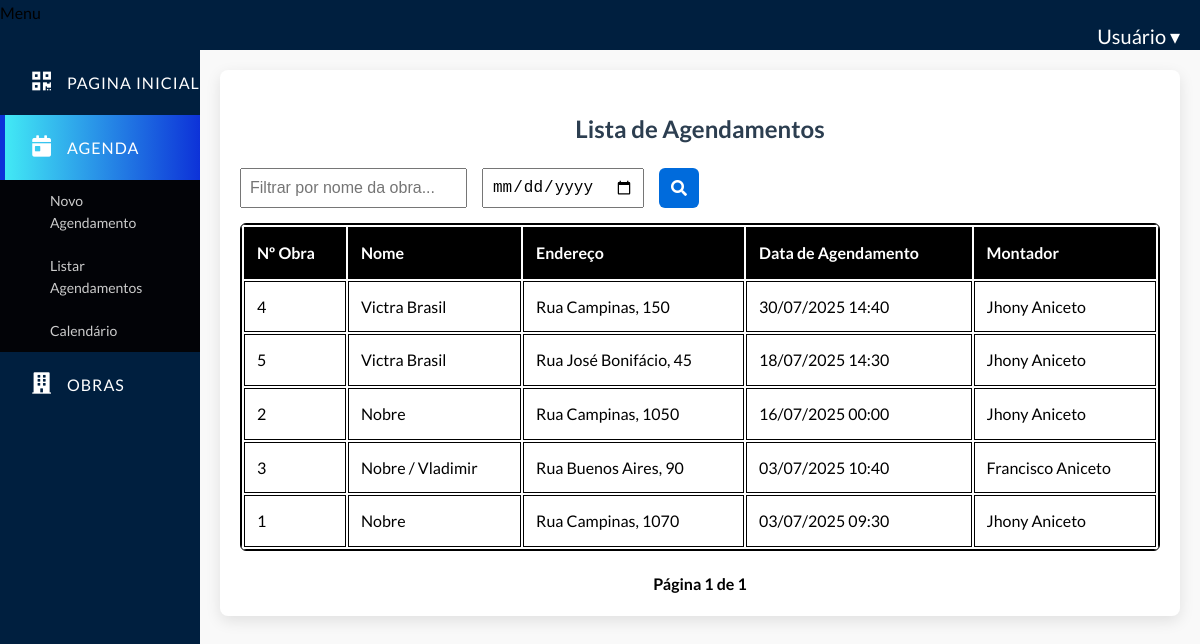
Before: /agenda/lista/ (signed in) with the older database file.
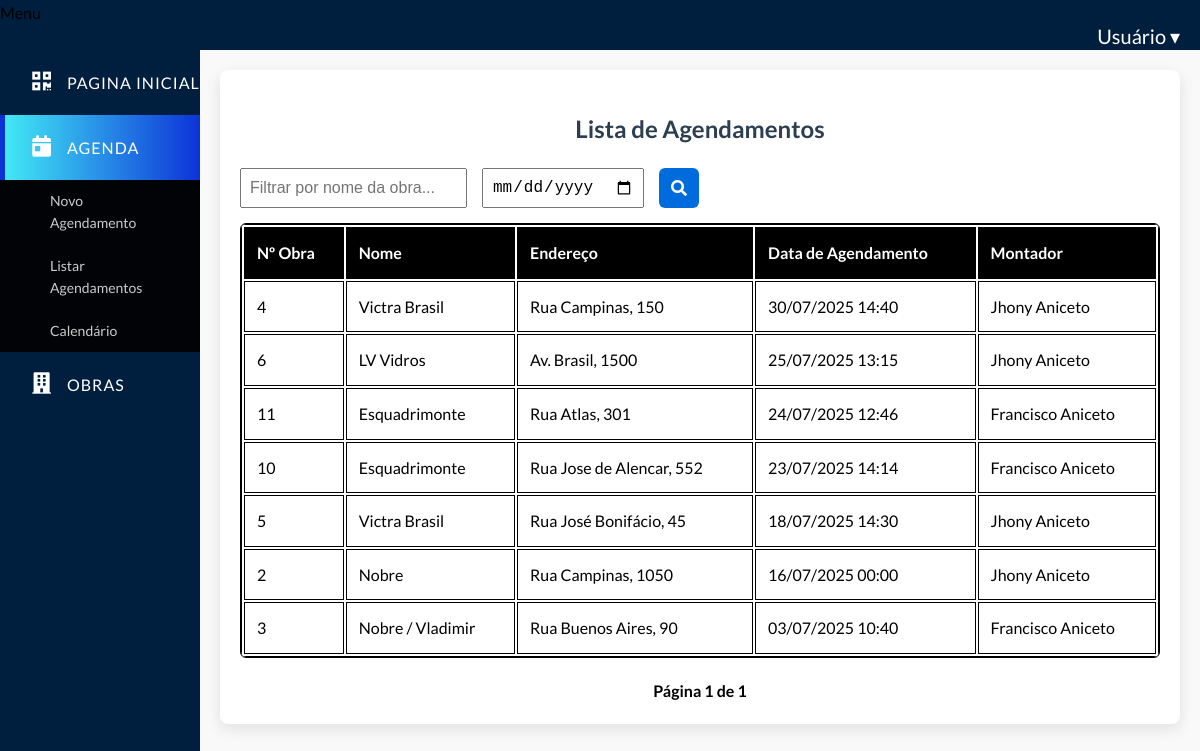
After: the same page with the newer database file.
### agenda/models.py (models this page shows, shortened)
class Agendamento(models.Model):
    obra = models.ForeignKey(
        Obra,
        on_delete=models.CASCADE,
        related_name='agendamentos',
        verbose_name='Obra relacionada'
    )
    data_criacao = models.DateTimeField(auto_now_add=True, verbose_name='Data de Criação')
    montador = models.ForeignKey(
        usuario,
        on_delete=models.SET_NULL,
        null=True,
        verbose_name='Montador Responsável',
        limit_choices_to={'cargo__nome': 'Montador', 'ativo': True}
    )
    data_agendamento = models.DateTimeField(
        verbose_name='Data de Agendamento',
        null=True,  # Adicionado para permitir agendamentos sem data
        blank=True
    )
    realizado = models.BooleanField(default=False, verbose_name='Agendamento Realizado?')
    cancelado = models.BooleanField(default=False, verbose_name='Agendamento Cancelado?')  # Novo campo
    STATUS_CHOICES = [
        ('pendente', 'Pendente'),
        ('em_andamento', 'Em Andamento'),
        ('realizado', 'Realizado'),
        ('cancelado', 'Cancelado'),
    ]
    status = models.CharField(
        max_length=20,
        choices=STATUS_CHOICES,
        default='pendente',
        verbose_name='Status do Agendamento'
    )
    class Meta:
        verbose_name = 'Agendamento'
        verbose_name_plural = 'Agendamentos'
        ordering = ['-data_agendamento']
        constraints = [
            models.UniqueConstraint(
                fields=['montador', 'data_agendamento'],
                name='unique_montador_agendamento',
                violation_error_message='Esse montador já tem um agendamento para esse horário.',
                condition=models.Q(data_agendamento__isnull=False)  # Só aplica se tiver data
            )
        ]

### obra/models.py (models this page shows, shortened)
class Obra(models.Model):
    STATUS_PENDENTE = 'pendente'
    STATUS_ANDAMENTO = 'em_andamento'
    STATUS_REALIZADO = 'Realizado'
    STATUS_CANCELADA = 'cancelada'
    STATUS_EXCLUIDA = 'excluida'
    STATUS_CHOICES = [
        (STATUS_PENDENTE, 'Pendente'),
        (STATUS_ANDAMENTO, 'Em Andamento'),
        (STATUS_REALIZADO, 'Realizado'),
        (STATUS_CANCELADA, 'Cancelada'),
        (STATUS_EXCLUIDA, 'Excluída'),
    ]
    status = models.CharField('Status', max_length=20, choices=STATUS_CHOICES, default=STATUS_PENDENTE)
    nome = models.CharField('nome', max_length=50)
    numero = models.IntegerField('numero controle')
    endereco = models.TextField('endereço', max_length=200, null=True, blank=True)
    data_criacao = models.DateTimeField('Data de criação', auto_now_add=True)
    cliente = models.CharField('nome cliente', max_length=50)
    previsao_entrega = models.DateTimeField('Data prevista para entrega', null=True, blank=True)
    data_alteracao = models.DateTimeField(auto_now=True)
    excluido = models.BooleanField(default=False)
    usuario_exclusao = models.ForeignKey(
        settings.AUTH_USER_MODEL, on_delete=models.SET_NULL, null=True, blank=True, related_name='obras_excluidas'
    )
    data_exclusao = models.DateTimeField(null=True, blank=True)
    class Meta:
        verbose_name = 'Obra'
        verbose_name_plural = 'Obras'
        ordering = ['-data_criacao']

### usuario/models.py (models this page shows, shortened)
class usuario(AbstractUser):
    nome = models.CharField('Nome', max_length=200)
    cpf = models.CharField('CPF', max_length=11, unique=True)
    email = models.EmailField('E-mail')
    telefone = models.CharField('Telefone', max_length=20, null=True, blank=True)
    cargo = models.ForeignKey(Cargo, verbose_name='Cargo', on_delete=models.SET_NULL, null=True)
    data_admissao = models.DateField('Data de Admissão', null=True, blank=True)
    ativo = models.BooleanField('Ativo', default=True)

### agenda/views.py (the view)
# urls.py: path('lista/', views.listar_agendamentos, name='listar'),
@login_required
def listar_agendamentos(request):
    nome = request.GET.get('nome', '')
    data = request.GET.get('data', '')
    status_filtro = request.GET.get('status', '')
    agendamentos = Agendamento.objects.select_related('obra', 'montador').filter(obra__excluido=False)
    if nome:
        agendamentos = agendamentos.filter(obra__nome__icontains=nome)
    if data:
        agendamentos = agendamentos.filter(data_agendamento__date=data)
    if status_filtro:
        agendamentos = agendamentos.filter(obra__status=status_filtro)
    agendamentos = agendamentos.order_by('-data_agendamento')
    paginator = Paginator(agendamentos, 10)  # 10 por página
    page_number = request.GET.get('page')
    pagina_obj = paginator.get_page(page_number)
    context = {
        'pagina_obj': pagina_obj,
        'nome': nome,
        'data': data,
        'status_filtro': status_filtro,
    }
    return render(request, 'agenda/listar_agendamentos.html', context)

### templates/agenda/listar_agendamentos.html (shortened to what this page needs)
{% extends 'base.html' %}
{% load static %}
{% block content %}
{% block extra_css %}
<link rel="stylesheet" href="{% static 'agenda/listaAgenda.css' %}">
{% endblock %}
<div class="lista-agenda-container">
  <h2>Lista de Agendamentos</h2>
  <form method="get" class="filtros-tabela">
    <input type="text" id="filtro-nome" name="nome" value="{{ nome }}" placeholder="Filtrar por nome da obra...">
    <input type="date" id="filtro-data" name="data" value="{{ data }}">
    <button type="submit" id="btn-filtrar" class="btn-filtrar">
      <i class="fas fa-search"></i>
    </button>
  </form>
  <section class="tabela-wrapper">
    <table class="tabela-agendamentos">
      <thead>
        <tr>
          <th>Nº Obra</th>
          <th>Nome</th>
          <th>Endereço</th>
          <th>Data de Agendamento</th>
          <th>Montador</th>
        </tr>
      </thead>
      <tbody id="tabela-corpo">
  {% for agendamento in pagina_obj %}
    <tr>
      <td>{{ agendamento.obra.id }}</td>
      <td>{{ agendamento.obra.nome }}</td>
      <td>{{ agendamento.obra.endereco }}</td>
      <td>{{ agendamento.data_agendamento|date:"d/m/Y H:i" }}</td>
      <td>{{ agendamento.montador.get_full_name }}</td>
    </tr>
  {% empty %}
    <tr>
      <td colspan="6">Nenhum agendamento encontrado.</td>
    </tr>
    {% endfor %}
</tbody>
    </table>
  </section>
<div class="paginacao">
    <span>Página {{ pagina_obj.number }} de {{ pagina_obj.paginator.num_pages }}</span>
</div>
{% endblock %}

### templates/base.html (shortened to what this page needs)
{% load static %}
<!DOCTYPE html>
<html lang="pt-br">
<head>
    <link rel="stylesheet" href="{% static 'css/estilo.css' %}">
    <link href="https://use.fontawesome.com/releases/v5.6.1/css/all.css" rel="stylesheet">
    {% block extra_css %}{% endblock %}
</head>
<body>
<div class="topbar">
<header>Menu</header>
  <div class="topbar-right">
    <div class="user-menu">
      <span id="userButton">Usuário ▾</span>
    </div>
  </div>
</div>
<div class="page-layout">
<div class="sidebar" id="sidebar">
  <a href="{% url 'PaginaPrincipal:pagina_inicial' %}"
    class="link-sidebar {% if request.resolver_match.url_name == 'pagina_inicial' %}active{% endif %}">
    <i class="fas fa-qrcode"></i><span>Pagina Inicial</span>
  </a>
<div class="sidebar-item {% if request.resolver_match.url_name == 'novo_agendamento' or request.resolver_match.url_name == 'listar' %}active{% endif %}">
  <a href="#" class="link-sidebar toggle-submenu {% if request.resolver_match.url_name == 'novo_agendamento' or request.resolver_match.url_name == 'listar' %}active{% endif %}">
    <i class="fas fa-calendar-day"></i><span>Agenda</span>
  </a>
  <ul class="submenu">
    <li><a href="{% url 'agenda:novo_agendamento' %}">Novo Agendamento</a></li>
    <li><a href="{% url 'agenda:listar' %}">Listar Agendamentos</a></li>
    <li><a href="{% url 'agenda:calendario' %}">Calendário</a></li>
  </ul>
</div>
<div class="sidebar-item {% if request.resolver_match.url_name == 'cadastrar_obra' or request.resolver_match.url_name == 'lista_obras' %}active{% endif %}">
  <a href="#" class="link-sidebar toggle-submenu {% if request.resolver_match.url_name == 'cadastrar_obra' or request.resolver_match.url_name == 'lista_obras' %}active{% endif %}">
    <i class="fas fa-building"></i><span>Obras</span>
  </a>
</div>
</div>
<div class="content" id="content">
  {% block content %}{% endblock %}
</div>
</div>
</body>
</html>

### static/css/estilo.css (style rules this page uses)
:root { --accent-color: #0d32d8; --gradient-color: #42e9f5; --sidebar-width: 225px; }
html, body { height: 100%; margin: 0; padding: 0; }
.sidebar { position: fixed; top: 50px; left: 0; width: 200px; height: calc(100% - 50px); background-color: #001f3f; overflow-y: auto; z-index: 999; }
.link-sidebar { display: block; height: 65px; width: 100%; color: #ffffff; line-height: 65px; padding-left: 1.705rem; box-sizing: border-box; border-left: 5px solid transparent; font-family: 'Lato', sans-serif; text-decoration: none; transition: all 0.3s ease; white-space: nowrap; overflow: hidden; text-overflow: ellipsis; }
.link-sidebar i { font-size: 1.3375rem; margin-right: 1rem; }
.link-sidebar span { letter-spacing: 1px; text-transform: uppercase; }
.link-sidebar.active, .link-sidebar:hover { border-left: 5px solid var(--accent-color); color: #fff; background: linear-gradient(to left, var(--accent-color), var(--gradient-color)); }
.sidebar-item .submenu { display: none; padding-left: 1.25rem; margin: 0; background-color: #020307; list-style: none; transition: max-height 0.3s ease; }
.sidebar-item.active .submenu { display: block; }
.submenu li { list-style: none; }
.submenu li a { display: block; padding: 0.625rem 1.875rem; color: #ccc; text-decoration: none; font-size: 0.875rem; transition: background 0.3s ease, color 0.3s ease; }
.topbar { position: fixed; top: 0; left: 0; width: 100%; height: 50px; background-color: #001f3f; z-index: 1000; }
.user-menu { position: absolute; right: 1.25rem; top: 1.25rem; z-index: 1000; }
.user-menu span { font-size: 1.25rem; cursor: pointer; color: #ffffff; text-align: center; }
.content { margin-left: 200px; margin-top: 50px; padding: 20px; }
h2 { font-size: 1.5rem; margin-bottom: 20px; color: #2c3e50; text-align: center; }

### static/agenda/listaAgenda.css (style rules this page uses)
body { font-family: 'Lato', sans-serif; background-color: #f9f9f9; line-height: 1.6; }
.lista-agenda-container { margin: 0 auto; background-color: #ffffff; border-radius: 8px; box-shadow: 0 5px 15px rgba(0, 0, 0, 0.1); padding: 20px; }
h2 { text-align: center; color: #2c3e50; margin-bottom: 20px; }
.filtros-tabela { display: flex; gap: 15px; margin-bottom: 15px; }
.filtros-tabela input { padding: 8px; font-size: 1rem; }
.btn-filtrar { padding: 8px 12px; background-color: #006bdc; color: white; border: none; border-radius: 6px; cursor: pointer; font-size: 1rem; display: flex; align-items: center; }
.btn-filtrar i { font-size: 16px; }
.tabela-agendamentos { width: 100%; border: 1px solid #000000; }
.tabela-wrapper { overflow-x: auto; background-color: white; border: 1px solid #000000; border-radius: 6px; }
.tabela-agendamentos th, .tabela-agendamentos td { padding: 12px; border: 1px solid #000000; text-align: left; }
.tabela-agendamentos thead { background-color: #000000; color: white; }
.paginacao { text-align: center; margin-top: 20px; }
.paginacao span { margin: 0 10px; font-weight: bold; }

Changed rows visible on the page:
no longer on this page (row edited): Agendamento: obra.id "1", obra.nome "Nobre", obra.endereco "Rua Campinas, 1070", data_agendamento "03/07/2025 09:30", montador.get_full_name "Jhony Aniceto"
added Agendamento: obra.id "6", obra.nome "LV Vidros", obra.endereco "Av. Brasil, 1500", data_agendamento "25/07/2025 13:15", montador.get_full_name "Jhony Aniceto"
added Agendamento: obra.id "11", obra.nome "Esquadrimonte", obra.endereco "Rua Atlas, 301", data_agendamento "24/07/2025 12:46", montador.get_full_name "Francisco Aniceto"
added Agendamento: obra.id "10", obra.nome "Esquadrimonte", obra.endereco "Rua Jose de Alencar, 552", data_agendamento "23/07/2025 14:14", montador.get_full_name "Francisco Aniceto"
